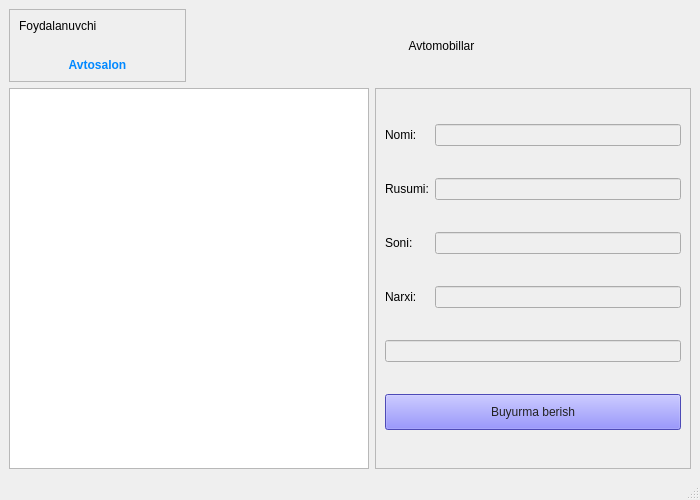
<?xml version="1.0" encoding="UTF-8"?>
<ui version="4.0">
 <class>User</class>
 <widget class="QMainWindow" name="User">
  <property name="geometry">
   <rect>
    <x>0</x>
    <y>0</y>
    <width>700</width>
    <height>500</height>
   </rect>
  </property>
  <property name="minimumSize">
   <size>
    <width>700</width>
    <height>500</height>
   </size>
  </property>
  <property name="windowTitle">
   <string>MainWindow</string>
  </property>
  <property name="styleSheet">
   <string notr="true">QLabel{
	font: 14pt &quot;MS Shell Dlg 2&quot;;
}
QLineEdit{
	font: 14pt &quot;MS Shell Dlg 2&quot;;
}
QPushButton{
	font: 14pt &quot;MS Shell Dlg 2&quot;;
	padding: 10px;
	background: #6c67ff;
	color: #222;
}</string>
  </property>
  <widget class="QWidget" name="centralwidget">
   <layout class="QGridLayout" name="gridLayout_2">
    <item row="0" column="0">
     <widget class="QFrame" name="frame">
      <property name="frameShape">
       <enum>QFrame::StyledPanel</enum>
      </property>
      <property name="frameShadow">
       <enum>QFrame::Raised</enum>
      </property>
      <layout class="QVBoxLayout" name="verticalLayout">
       <property name="spacing">
        <number>25</number>
       </property>
       <item>
        <widget class="QLabel" name="label">
         <property name="text">
          <string>Foydalanuvchi</string>
         </property>
        </widget>
       </item>
       <item>
        <widget class="QLabel" name="label_2">
         <property name="styleSheet">
          <string notr="true">font-weight:bold;
color: rgb(0, 136, 255);</string>
         </property>
         <property name="text">
          <string>Avtosalon</string>
         </property>
         <property name="alignment">
          <set>Qt::AlignCenter</set>
         </property>
        </widget>
       </item>
      </layout>
     </widget>
    </item>
    <item row="0" column="1" colspan="2">
     <widget class="QLabel" name="label_3">
      <property name="text">
       <string>Avtomobillar</string>
      </property>
      <property name="alignment">
       <set>Qt::AlignCenter</set>
      </property>
     </widget>
    </item>
    <item row="1" column="0" colspan="2">
     <widget class="QListWidget" name="listWidget">
      <property name="minimumSize">
       <size>
        <width>360</width>
        <height>0</height>
       </size>
      </property>
     </widget>
    </item>
    <item row="1" column="2">
     <widget class="QFrame" name="frame_2">
      <property name="maximumSize">
       <size>
        <width>420</width>
        <height>16777215</height>
       </size>
      </property>
      <property name="frameShape">
       <enum>QFrame::StyledPanel</enum>
      </property>
      <property name="frameShadow">
       <enum>QFrame::Raised</enum>
      </property>
      <layout class="QGridLayout" name="gridLayout">
       <item row="0" column="0">
        <widget class="QLabel" name="label_5">
         <property name="text">
          <string>Nomi:</string>
         </property>
        </widget>
       </item>
       <item row="0" column="1">
        <widget class="QLineEdit" name="lineEdit">
         <property name="enabled">
          <bool>false</bool>
         </property>
        </widget>
       </item>
       <item row="1" column="0">
        <widget class="QLabel" name="label_6">
         <property name="text">
          <string>Rusumi:</string>
         </property>
        </widget>
       </item>
       <item row="1" column="1">
        <widget class="QLineEdit" name="lineEdit_2">
         <property name="enabled">
          <bool>false</bool>
         </property>
        </widget>
       </item>
       <item row="5" column="0" colspan="2">
        <widget class="QPushButton" name="pushButton">
         <property name="text">
          <string>Buyurma berish</string>
         </property>
        </widget>
       </item>
       <item row="3" column="0">
        <widget class="QLabel" name="label_8">
         <property name="text">
          <string>Narxi:</string>
         </property>
        </widget>
       </item>
       <item row="3" column="1">
        <widget class="QLineEdit" name="lineEdit_4">
         <property name="enabled">
          <bool>false</bool>
         </property>
        </widget>
       </item>
       <item row="2" column="1">
        <widget class="QLineEdit" name="lineEdit_3">
         <property name="enabled">
          <bool>false</bool>
         </property>
        </widget>
       </item>
       <item row="2" column="0">
        <widget class="QLabel" name="label_7">
         <property name="text">
          <string>Soni:</string>
         </property>
        </widget>
       </item>
       <item row="4" column="0" colspan="2">
        <widget class="QLineEdit" name="lineEdit_5">
         <property name="enabled">
          <bool>false</bool>
         </property>
        </widget>
       </item>
      </layout>
     </widget>
    </item>
   </layout>
  </widget>
  <widget class="QMenuBar" name="menubar">
   <property name="geometry">
    <rect>
     <x>0</x>
     <y>0</y>
     <width>700</width>
     <height>26</height>
    </rect>
   </property>
  </widget>
  <widget class="QStatusBar" name="statusbar"/>
 </widget>
 <resources/>
 <connections/>
</ui>
